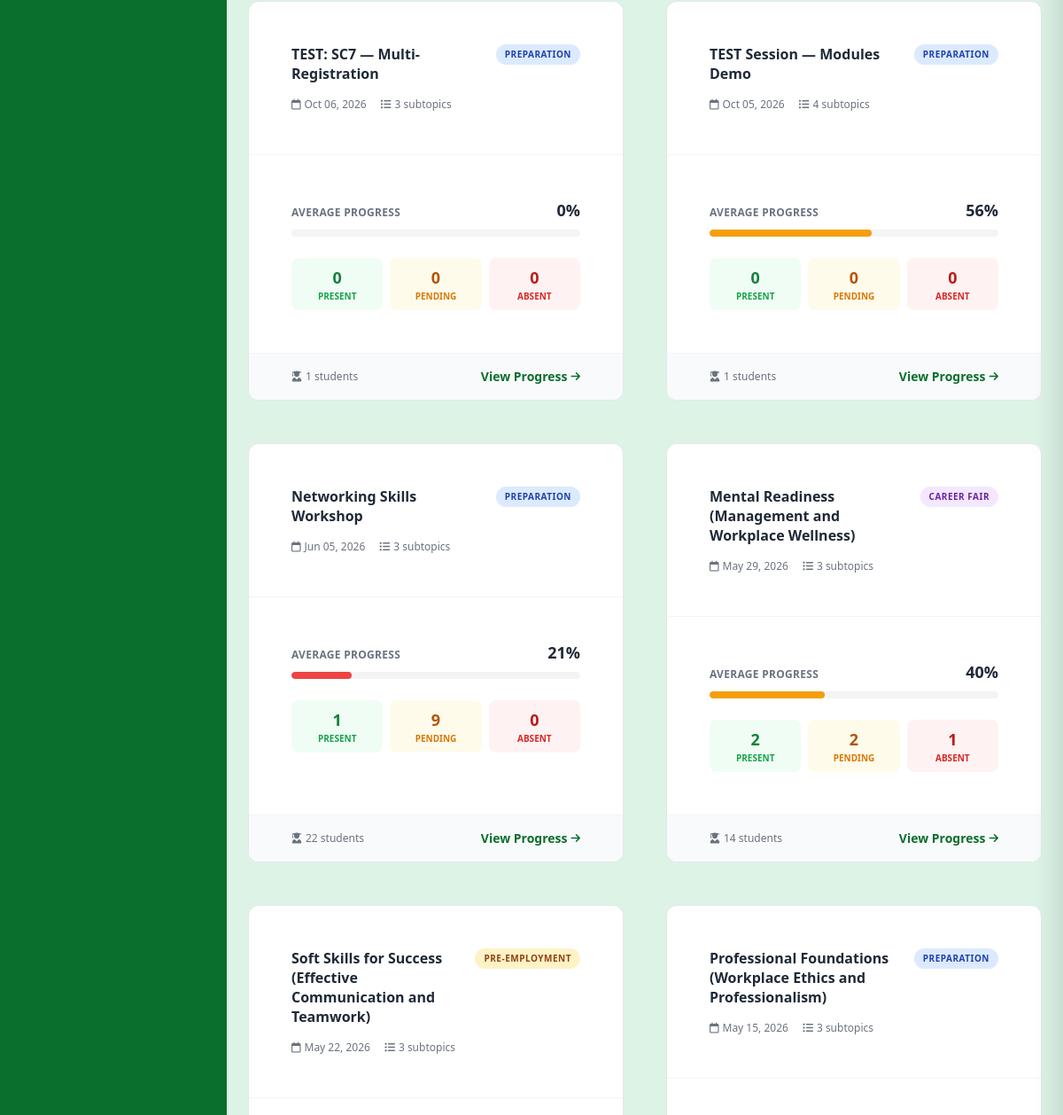
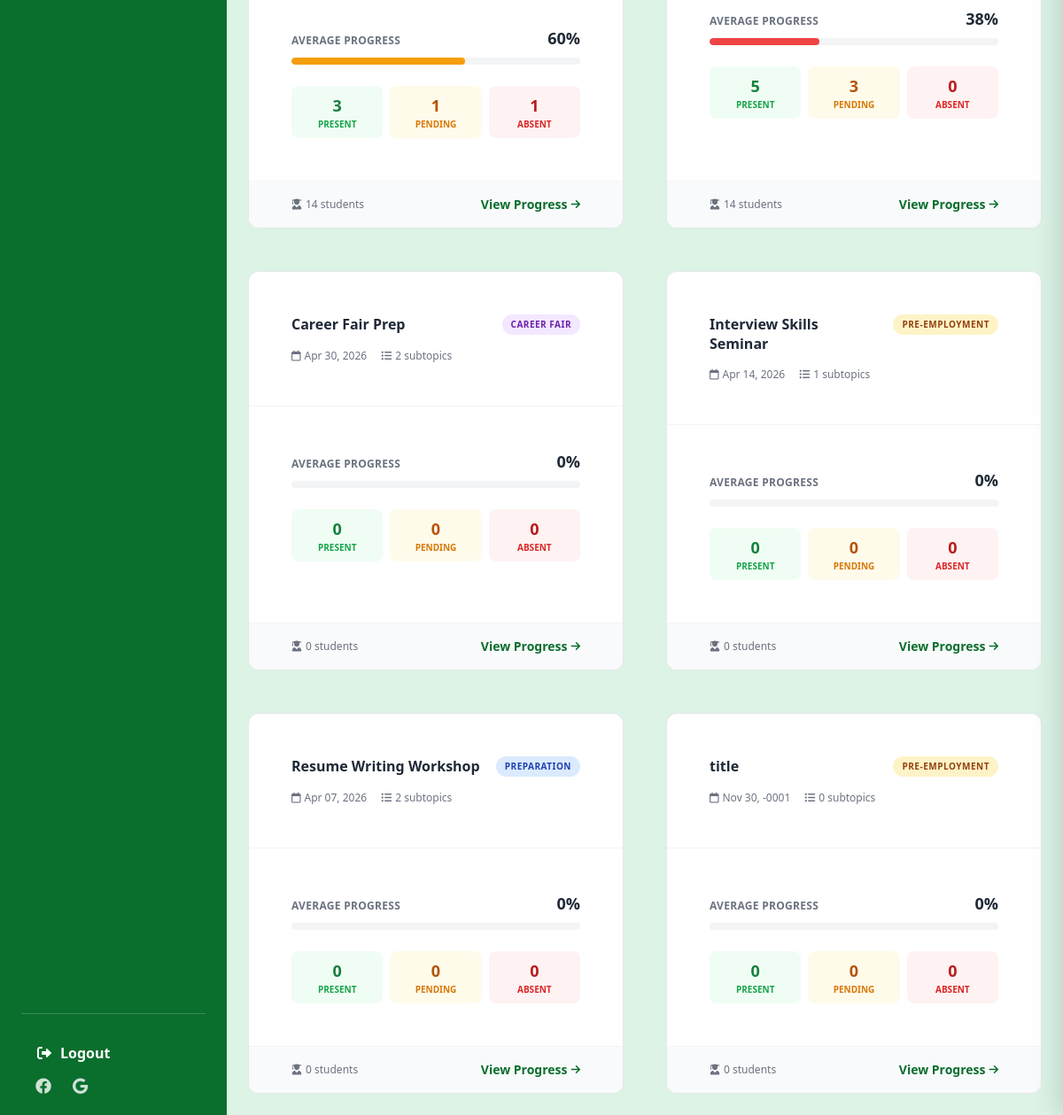
The app's page /staff/student_progress.php (signed in, lower part), older data (2 pictures, top to bottom).
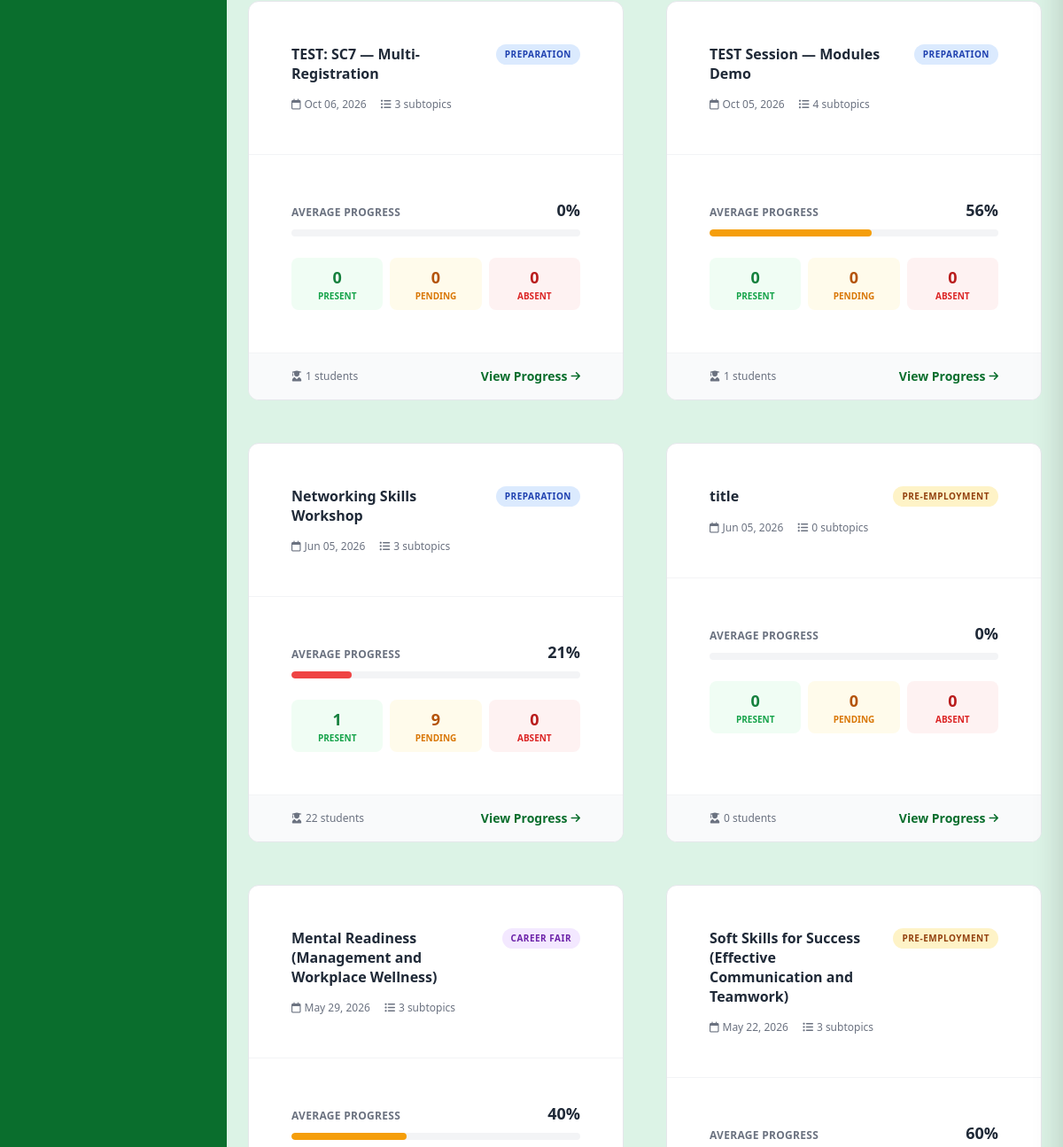
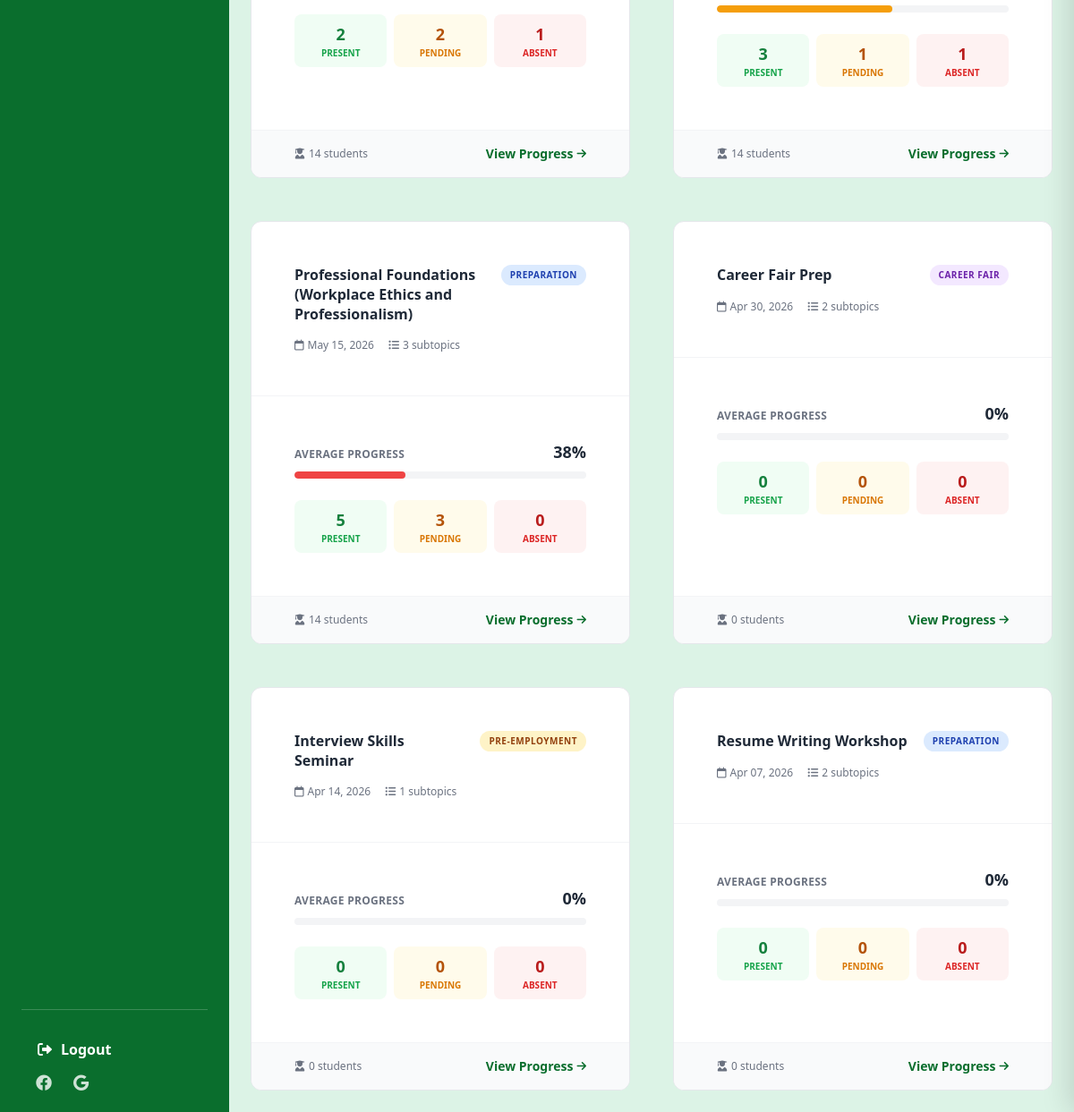
The same page, newer data (2 pictures, top to bottom).
### tables this page shows
CREATE TABLE `sessions` (
  `session_id` int(11) NOT NULL AUTO_INCREMENT,
  `title` varchar(100) NOT NULL,
  `phase` enum('Preparation','Pre-Employment','Career Fair') NOT NULL,
  `date` date NOT NULL,
  `start_time` time NOT NULL,
  `end_time` time NOT NULL,
  `description` text DEFAULT NULL,
  `created_by` int(11) NOT NULL,
  `proctor` varchar(100) DEFAULT 'TBA',
  `location` varchar(200) DEFAULT 'TBA',
  `is_deleted` tinyint(1) DEFAULT 0,
  `allow_multiple` tinyint(1) NOT NULL DEFAULT 0,
  PRIMARY KEY (`session_id`),
  KEY `created_by` (`created_by`),
  KEY `phase` (`phase`),
  CONSTRAINT `sessions_ibfk_1` FOREIGN KEY (`created_by`) REFERENCES `users` (`user_id`)
);

### staff/student_progress.php (the view, shortened to what the changed rows need)
<?php
require_once __DIR__ . '/../includes/auth.php';
$sessions = $pdo->query("
    SELECT
        s.session_id, s.title, s.phase, s.date,
        COUNT(DISTINCT st.subtopic_id) AS subtopic_count,
        COUNT(DISTINCT CASE WHEN stu.is_deleted = 0 THEN r.student_id END) AS student_count,
        SUM(CASE WHEN a.attendance_status = 'present' AND a.is_deleted = 0 AND stu.is_deleted = 0 THEN 1 ELSE 0 END) AS present_count,
        SUM(CASE WHEN a.attendance_status = 'pending' AND a.is_deleted = 0 AND stu.is_deleted = 0 THEN 1 ELSE 0 END) AS pending_count,
        SUM(CASE WHEN a.attendance_status = 'absent'  AND a.is_deleted = 0 AND stu.is_deleted = 0 THEN 1 ELSE 0 END) AS absent_count,
        COUNT(CASE WHEN a.is_deleted = 0 AND stu.is_deleted = 0 THEN a.attendance_id END) AS att_total
    FROM sessions s
    LEFT JOIN subtopics st ON st.session_id = s.session_id AND st.is_deleted = 0
    LEFT JOIN registrations r ON r.subtopic_id = st.subtopic_id AND r.status IN ('assigned','auto_assigned')
    LEFT JOIN students stu ON r.student_id = stu.student_id
    LEFT JOIN attendance a ON a.student_id = r.student_id AND a.subtopic_id = st.subtopic_id
    WHERE s.is_deleted = 0
    GROUP BY s.session_id
    ORDER BY s.date DESC, s.title
")->fetchAll();
?>
<!DOCTYPE html>
<html lang="en" class="h-full">
<head>
    <link href="https://cdn.jsdelivr.net/npm/bootstrap@5.3.0/dist/css/bootstrap.min.css" rel="stylesheet">
    <link rel="stylesheet" href="../assets/css/tailwind.css">
    <link rel="stylesheet" href="https://cdnjs.cloudflare.com/ajax/libs/font-awesome/6.0.0/css/all.min.css">
</head>
<body class="bg-[#dcf3e6] h-screen flex flex-col md:flex-row overflow-hidden">
<div class="flex-1 flex flex-col overflow-hidden">
    <main class="flex-1 p-4 md:p-8 overflow-y-auto no-scrollbar">
        <?php if (empty($sessions)): ?>
            <div class="bg-white rounded-xl p-12 text-center border border-gray-200">
                <i class="fas fa-inbox text-5xl text-gray-300 mb-4"></i>
                <p class="text-gray-500">No sessions yet.</p>
            </div>
        <?php else: ?>
            <div class="grid grid-cols-1 lg:grid-cols-2 xl:grid-cols-3 gap-5" id="sessionGrid">
                <?php foreach ($sessions as $sess):
                    $progressColor = $sess['avg_progress'] >= 75 ? 'green' : ($sess['avg_progress'] >= 40 ? 'amber' : 'red');
                    $phaseKey = str_replace(' ', '-', $sess['phase']);
                ?>
                    <div class="session-card fade-in cursor-pointer group"
                         onclick="openDrawer('<?= $sess['session_id'] ?>', '<?= htmlspecialchars($sess['title']) ?>')"
                         data-progress="<?= $sess['avg_progress'] ?>"
                         data-has-attendance="<?= $sess['has_attendance'] ? '1' : '0' ?>"
                         data-session-id="<?= $sess['session_id'] ?>"
                         data-title="<?= htmlspecialchars($sess['title']) ?>">
                        <div class="p-5 border-b border-gray-100">
                            <div class="flex items-start justify-between gap-3 mb-3">
                                <h3 class="font-bold text-gray-800 text-base leading-snug flex-1">
                                    <?= htmlspecialchars($sess['title']) ?>
                                </h3>
                                <span class="phase-badge phase-<?= $phaseKey ?>">
                                    <?= htmlspecialchars($sess['phase']) ?>
                                </span>
                            </div>
                            <div class="text-xs text-gray-500 flex items-center gap-3">
                                <span><i class="far fa-calendar mr-1"></i><?= date('M d, Y', strtotime($sess['date'])) ?></span>
                                <span><i class="fas fa-list-ul mr-1"></i><?= $sess['subtopic_count'] ?> subtopics</span>
                            </div>
                        </div>
                        <div class="p-5 flex-1">
                            <div class="flex justify-between items-baseline mb-2">
                                <span class="text-xs font-semibold text-gray-500 uppercase tracking-wide">Average Progress</span>
                                <span class="text-lg font-bold text-gray-800"><?= $sess['avg_progress'] ?>%</span>
                            </div>
                            <div class="progress-track mb-4">
                                <div class="progress-fill <?= $progressColor ?>" style="width: <?= $sess['avg_progress'] ?>%"></div>
                            </div>
                            <div class="grid grid-cols-3 gap-2 text-center">
                                <div class="bg-green-50 rounded-lg py-2">
                                    <div class="text-lg font-bold text-green-700"><?= (int)$sess['present_count'] ?></div>
                                    <div class="text-[10px] text-green-600 uppercase font-semibold">Present</div>
                                </div>
                                <div class="bg-amber-50 rounded-lg py-2">
                                    <div class="text-lg font-bold text-amber-700"><?= (int)$sess['pending_count'] ?></div>
                                    <div class="text-[10px] text-amber-600 uppercase font-semibold">Pending</div>
                                </div>
                                <div class="bg-red-50 rounded-lg py-2">
                                    <div class="text-lg font-bold text-red-700"><?= (int)$sess['absent_count'] ?></div>
                                    <div class="text-[10px] text-red-600 uppercase font-semibold">Absent</div>
                                </div>
                            </div>
                        </div>
                        <div class="px-5 py-3 bg-gray-50 border-t border-gray-100 flex items-center justify-between">
                            <span class="text-xs text-gray-500">
                                <i class="fas fa-user-graduate mr-1"></i><?= $sess['student_count'] ?> students
                            </span>
                            <span class="text-sm font-semibold text-[#0a6e2d] flex items-center gap-1 group-hover:gap-2 transition-all">
                                View Progress <i class="fas fa-arrow-right text-xs"></i>
                            </span>
                        </div>
                    </div>
                <?php endforeach; ?>
            </div>
        <?php endif; ?>
    </main>
</div>
</body>
</html>

Row changes from the older to the newer data that the page shows:
changed sessions "title": date "Nov 30, -0001" → "Jun 05, 2026"; moves up the list
